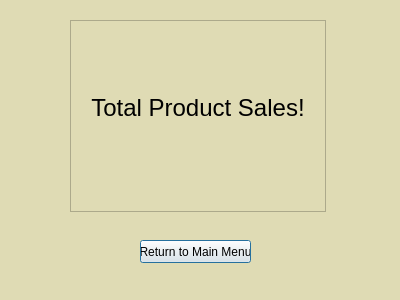
<?xml version="1.0" encoding="UTF-8"?>
<ui version="4.0">
 <class>totalProductsSold</class>
 <widget class="QDialog" name="totalProductsSold">
  <property name="geometry">
   <rect>
    <x>0</x>
    <y>0</y>
    <width>400</width>
    <height>300</height>
   </rect>
  </property>
  <property name="palette">
   <palette>
    <active>
     <colorrole role="Base">
      <brush brushstyle="SolidPattern">
       <color alpha="255">
        <red>255</red>
        <green>255</green>
        <blue>255</blue>
       </color>
      </brush>
     </colorrole>
     <colorrole role="Window">
      <brush brushstyle="SolidPattern">
       <color alpha="255">
        <red>223</red>
        <green>219</green>
        <blue>180</blue>
       </color>
      </brush>
     </colorrole>
    </active>
    <inactive>
     <colorrole role="Base">
      <brush brushstyle="SolidPattern">
       <color alpha="255">
        <red>255</red>
        <green>255</green>
        <blue>255</blue>
       </color>
      </brush>
     </colorrole>
     <colorrole role="Window">
      <brush brushstyle="SolidPattern">
       <color alpha="255">
        <red>223</red>
        <green>219</green>
        <blue>180</blue>
       </color>
      </brush>
     </colorrole>
    </inactive>
    <disabled>
     <colorrole role="Base">
      <brush brushstyle="SolidPattern">
       <color alpha="255">
        <red>223</red>
        <green>219</green>
        <blue>180</blue>
       </color>
      </brush>
     </colorrole>
     <colorrole role="Window">
      <brush brushstyle="SolidPattern">
       <color alpha="255">
        <red>223</red>
        <green>219</green>
        <blue>180</blue>
       </color>
      </brush>
     </colorrole>
    </disabled>
   </palette>
  </property>
  <property name="windowTitle">
   <string>Dialog</string>
  </property>
  <widget class="QTextBrowser" name="textBrowser">
   <property name="geometry">
    <rect>
     <x>70</x>
     <y>20</y>
     <width>256</width>
     <height>192</height>
    </rect>
   </property>
   <property name="palette">
    <palette>
     <active>
      <colorrole role="Base">
       <brush brushstyle="SolidPattern">
        <color alpha="255">
         <red>223</red>
         <green>219</green>
         <blue>180</blue>
        </color>
       </brush>
      </colorrole>
     </active>
     <inactive>
      <colorrole role="Base">
       <brush brushstyle="SolidPattern">
        <color alpha="255">
         <red>223</red>
         <green>219</green>
         <blue>180</blue>
        </color>
       </brush>
      </colorrole>
     </inactive>
     <disabled>
      <colorrole role="Base">
       <brush brushstyle="SolidPattern">
        <color alpha="255">
         <red>223</red>
         <green>219</green>
         <blue>180</blue>
        </color>
       </brush>
      </colorrole>
     </disabled>
    </palette>
   </property>
   <property name="html">
    <string>&lt;!DOCTYPE HTML PUBLIC &quot;-//W3C//DTD HTML 4.0//EN&quot; &quot;http://www.w3.org/TR/REC-html40/strict.dtd&quot;&gt;
&lt;html&gt;&lt;head&gt;&lt;meta name=&quot;qrichtext&quot; content=&quot;1&quot; /&gt;&lt;style type=&quot;text/css&quot;&gt;
p, li { white-space: pre-wrap; }
&lt;/style&gt;&lt;/head&gt;&lt;body style=&quot; font-family:'MS Shell Dlg 2'; font-size:8.25pt; font-weight:400; font-style:normal;&quot;&gt;
&lt;p align=&quot;center&quot; style=&quot;-qt-paragraph-type:empty; margin-top:0px; margin-bottom:0px; margin-left:0px; margin-right:0px; -qt-block-indent:0; text-indent:0px;&quot;&gt;&lt;br /&gt;&lt;/p&gt;
&lt;p align=&quot;center&quot; style=&quot;-qt-paragraph-type:empty; margin-top:0px; margin-bottom:0px; margin-left:0px; margin-right:0px; -qt-block-indent:0; text-indent:0px; font-size:18pt;&quot;&gt;&lt;br /&gt;&lt;/p&gt;
&lt;p align=&quot;center&quot; style=&quot;-qt-paragraph-type:empty; margin-top:0px; margin-bottom:0px; margin-left:0px; margin-right:0px; -qt-block-indent:0; text-indent:0px; font-size:18pt;&quot;&gt;&lt;br /&gt;&lt;/p&gt;
&lt;p align=&quot;center&quot; style=&quot; margin-top:0px; margin-bottom:0px; margin-left:0px; margin-right:0px; -qt-block-indent:0; text-indent:0px;&quot;&gt;&lt;span style=&quot; font-size:18pt;&quot;&gt;Total Product Sales!&lt;/span&gt;&lt;/p&gt;&lt;/body&gt;&lt;/html&gt;</string>
   </property>
  </widget>
  <widget class="QPushButton" name="pushButton">
   <property name="geometry">
    <rect>
     <x>140</x>
     <y>240</y>
     <width>111</width>
     <height>23</height>
    </rect>
   </property>
   <property name="text">
    <string>Return to Main Menu</string>
   </property>
  </widget>
  <widget class="QLabel" name="label_2">
   <property name="geometry">
    <rect>
     <x>0</x>
     <y>230</y>
     <width>71</width>
     <height>81</height>
    </rect>
   </property>
   <property name="text">
    <string/>
   </property>
   <property name="pixmap">
    <pixmap>../../Desktop/TeamDirtSolo.png</pixmap>
   </property>
   <property name="scaledContents">
    <bool>true</bool>
   </property>
  </widget>
 </widget>
 <resources/>
 <connections/>
</ui>
